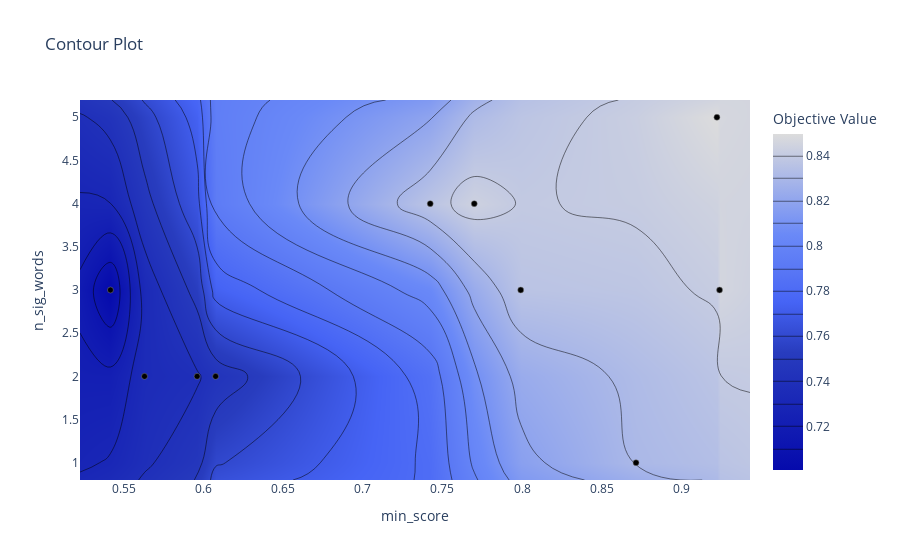

Notebook code for this chart:
### Code cell
# Visualisation
optuna.visualization.plot_contour(study,params=["min_score", "n_sig_words"])

### Figure 1 — Plotly figure (JSON) as saved in the notebook; plotly's stock layout.template omitted (floating-point values rounded to 4 significant figures)
{"data": [{"colorbar": {"title": {"text": "Objective Value"}}, "colorscale": [[0, "rgb(5,10,172)"], [0.35, "rgb(40,60,190)"], [0.5, "rgb(70,100,245)"], [0.6, "rgb(90,120,245)"], [0.7, "rgb(106,137,247)"], [1, "rgb(220,220,220)"]], "connectgaps": true, "contours": {"coloring": "heatmap"}, "hoverinfo": "none", "line": {"smoothing": 1.3}, "type": "contour", "x": [0.5226, 0.5417, 0.5631, 0.5961, 0.6077, 0.7424, 0.77, 0.7992, 0.8715, 0.9223, 0.9239, 0.943], "y": [0.8, 1, 2, 3, 4, 5, 5.2], "z": [[null, null, null, null, null, null, null, null, null, null, null, null], [null, null, null, null, null, null, null, null, 0.8304, null, null, null], [null, null, 0.7351, 0.739, 0.7439, null, null, null, null, null, null, null], [null, 0.7007, null, null, null, null, null, 0.8364, null, null, 0.846, null], [null, null, null, null, null, 0.8367, 0.8438, null, null, null, null, null], [null, null, null, null, null, null, null, null, null, 0.8497, null, null], [null, null, null, null, null, null, null, null, null, null, null, null]]}, {"marker": {"color": "black", "line": {"color": "Grey", "width": 0.5}}, "mode": "markers", "showlegend": false, "type": "scatter", "x": [0.6077, 0.9239, 0.5631, 0.8715, 0.9223, 0.7424, 0.77, 0.5417, 0.7992, 0.5961], "y": [2, 3, 2, 1, 5, 4, 4, 3, 3, 2]}], "layout": {"title": {"text": "Contour Plot"}, "xaxis": {"range": [0.5226, 0.943], "title": {"text": "min_score"}}, "yaxis": {"range": [0.8, 5.2], "title": {"text": "n_sig_words"}}}}
